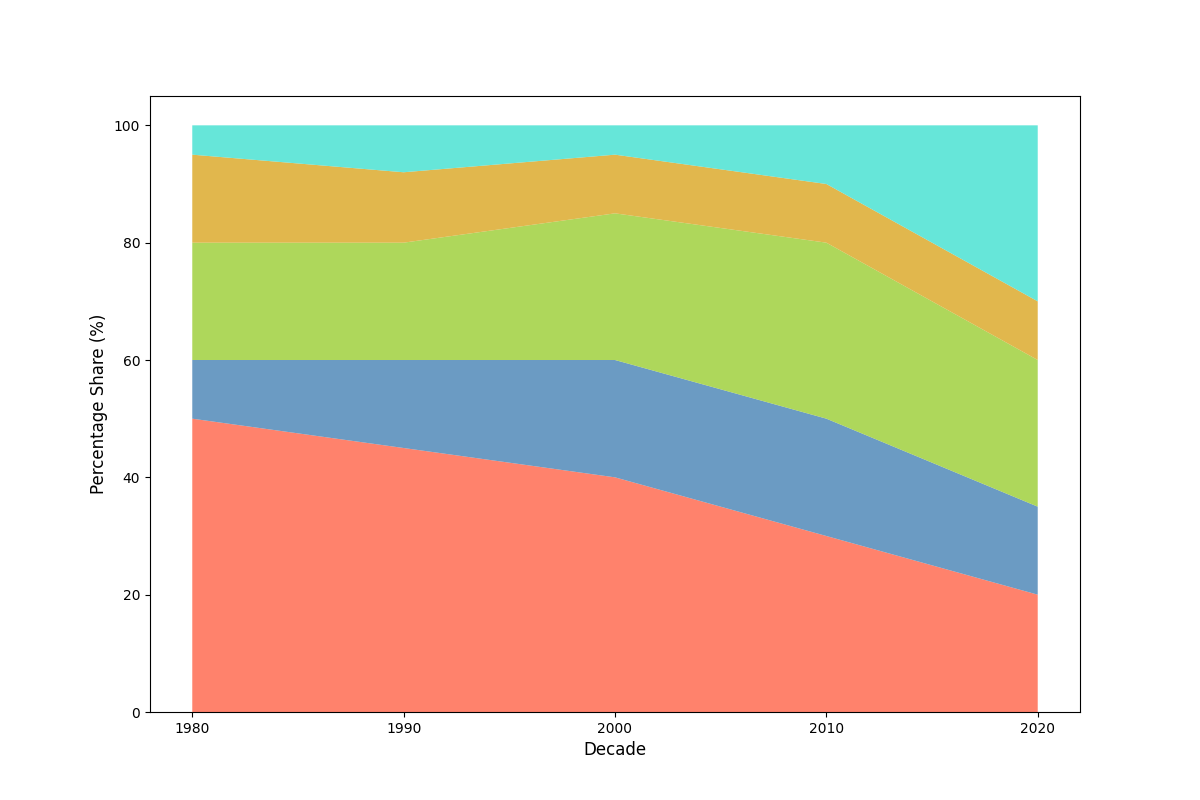

The script that drew this image:
import matplotlib.pyplot as plt
import numpy as np

decades = ['1980', '1990', '2000', '2010', '2020']
coal = [50, 45, 40, 30, 20]
nuclear = [10, 15, 20, 20, 15]
natural_gas = [20, 20, 25, 30, 25]
hydro = [15, 12, 10, 10, 10]
renewables = [5, 8, 5, 10, 30]

data = np.array([coal, nuclear, natural_gas, hydro, renewables])

plt.figure(figsize=(12, 8))
plt.stackplot(decades, coal, nuclear, natural_gas, hydro, renewables,
              colors=['#FF6347', '#4682B4', '#9ACD32', '#DAA520', '#40E0D0'], 
              alpha=0.8)

plt.xlabel('Decade', fontsize=12)
plt.ylabel('Percentage Share (%)', fontsize=12)

plt.show()
